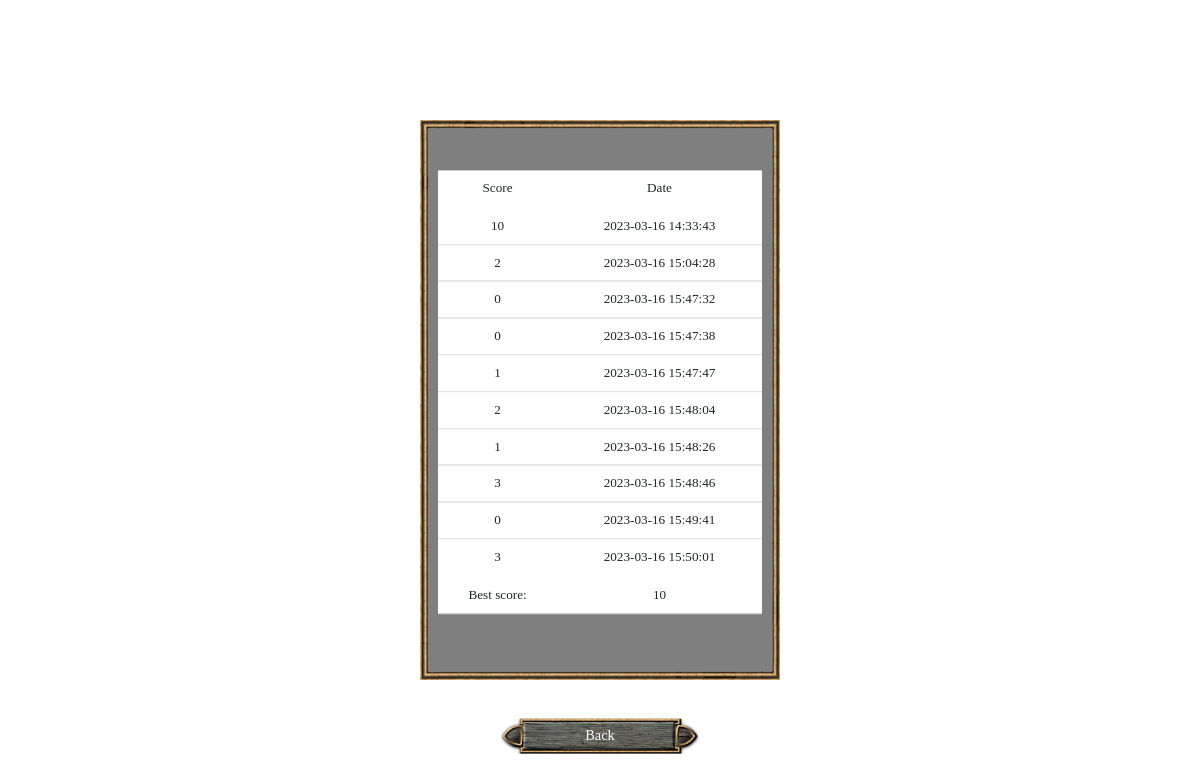
Before: /scores (signed in) with the older database file.
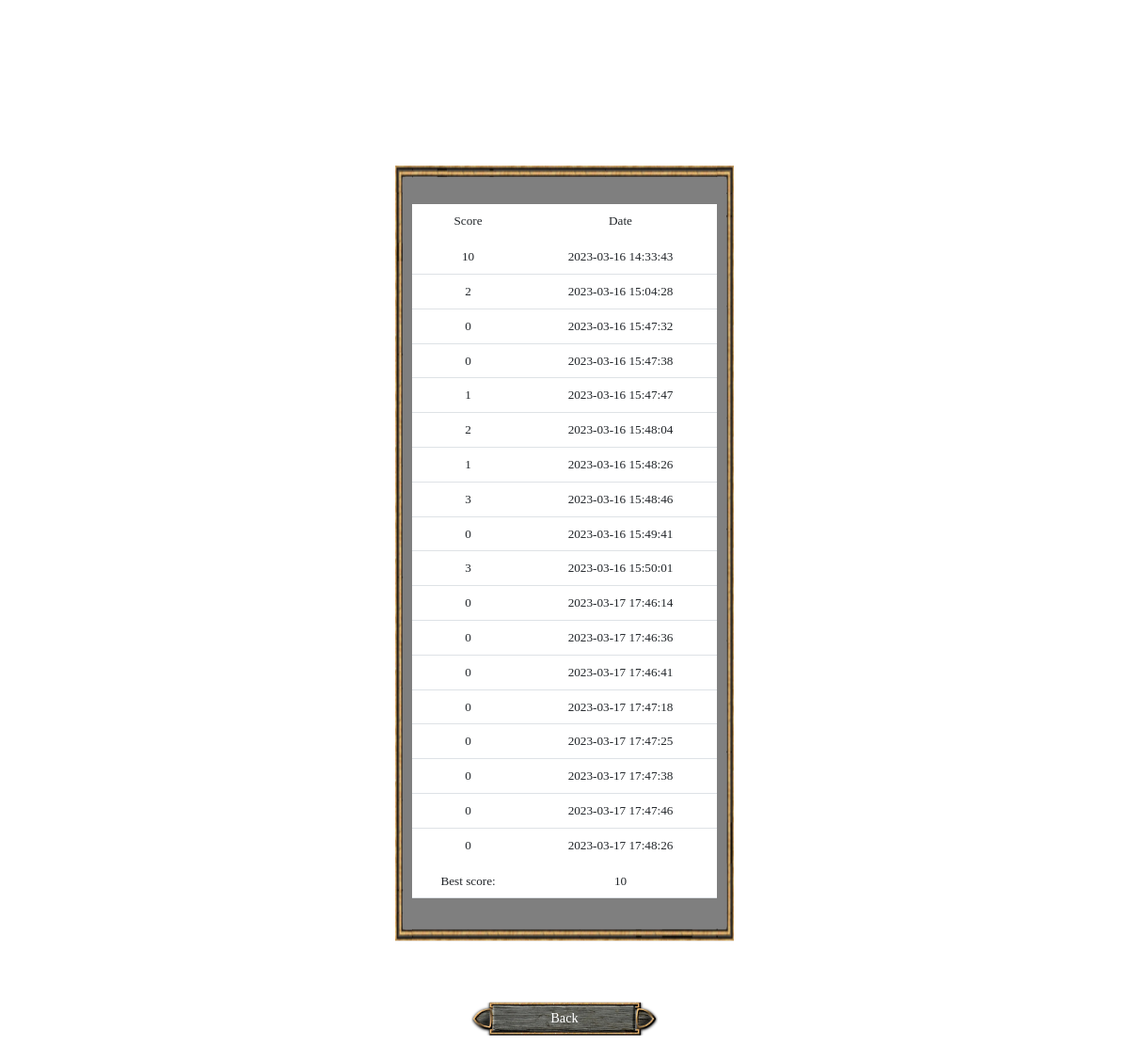
After: the same page with the newer database file.
### tables this page shows
CREATE TABLE scores (id INTEGER PRIMARY KEY AUTOINCREMENT NOT NULL, username TEXT NOT NULL, score INTEGER NOT NULL, date TEXT NOT NULL);

### app.py (the view)
@app.route("/scores")
def scores():
    if session:
        username = db.execute("SELECT username FROM users WHERE id = ?", session["user_id"])
        scores = db.execute("SELECT * FROM scores WHERE username = ?", username[0]["username"])
        best_score = 0
        for i in range(len(scores)):
            if i == 0:
                best_score = scores[i]["score"]
            else:
                if scores[i]["score"] > best_score:
                    best_score = scores[i]["score"]
        return render_template("scores.html", scores=scores, best_score=best_score)
    return redirect("/")

### templates/scores.html (shortened to what this page needs)
{% extends "layout.html" %}
{% block main %}
<div id="scores-container" class="mx-auto d-flex justify-content-center align-items-center">
    <div id="scores-table-container">
        <table class="table" style="color: white">
            <thead>
                <tr>
                    <td class="text-center">Score</th>
                    <td class="text-center">Date</th>
                </tr>
            </thead>
            <tbody class="table-group-divider">
                {% for score in scores %}
                    <tr>
                        <td class="text-center">{{ score["score"] }}</td>
                        <td class="text-center">{{ score["date"] }}</td>
                    </tr>
                {% endfor %}
            </tbody>
            <tfoot class="table-group-divider">
                <tr>
                    <td class="text-center">Best score:</td>
                    <td class="text-center">{{ best_score }}</td>
                </tr>
            </tfoot>
        </table>
    </div>
    <a href="/">
        <div id="scores-back-button-container" class="d-flex align-items-center">
            <img id="scores-back-button" src="/static/menu/Button.png">
            <div id="scores-back-button-text">Back</div>
        </div>
    </a>
</div>
{% endblock %}

### templates/layout.html (shortened to what this page needs)
<!DOCTYPE html>
<html lang="en">
    <head>
        <link rel="stylesheet" href="/static/style.css">
        <link href="https://cdn.jsdelivr.net/npm/bootstrap@5.3.0-alpha1/dist/css/bootstrap.min.css" rel="stylesheet">
    </head>
    <body>
        <main>
            {% block main %}{% endblock %}
        </main>
    </body>
</html>

### static/style.css (style rules this page uses)
body { background-image: url("/static/menu/Background.png"); background-image: no-repeat; background-attachment: fixed; background-size: cover; }
#scores-container { position: absolute; transform: translate(-50%, -50%); top: 50%; left: 50%; width: 30%; height: 70%; }
#scores-table-container { position: absolute; transform: translate(-50%, -50%); top: 50%; left: 50%; width: 90%; max-height: 90%; overflow: auto; font-family: Luminari, Papyrus, fantasy; font-size: 1.1vw; }
#scores-back-button-container { position: absolute; transform: translate(-50%, -50%); top: 110%; left: 50%; text-align: center; width: 55%; padding-left: 0%; padding-right: 0%; }
#scores-back-button { width: 100%; }
#scores-back-button-text { position: absolute; transform: translate(-50%, -50%); top: 50%; left: 50%; font-family: Luminari, Papyrus, fantasy; font-size: 1.2vw; color: white; }

Changed rows visible on the page:
added scores: score "0", date "2023-03-17 17:46:14"
added scores: score "0", date "2023-03-17 17:46:36"
added scores: score "0", date "2023-03-17 17:46:41"
added scores: score "0", date "2023-03-17 17:47:18"
added scores: score "0", date "2023-03-17 17:47:25"
added scores: score "0", date "2023-03-17 17:47:38"
added scores: score "0", date "2023-03-17 17:47:46"
added scores: score "0", date "2023-03-17 17:48:26"
